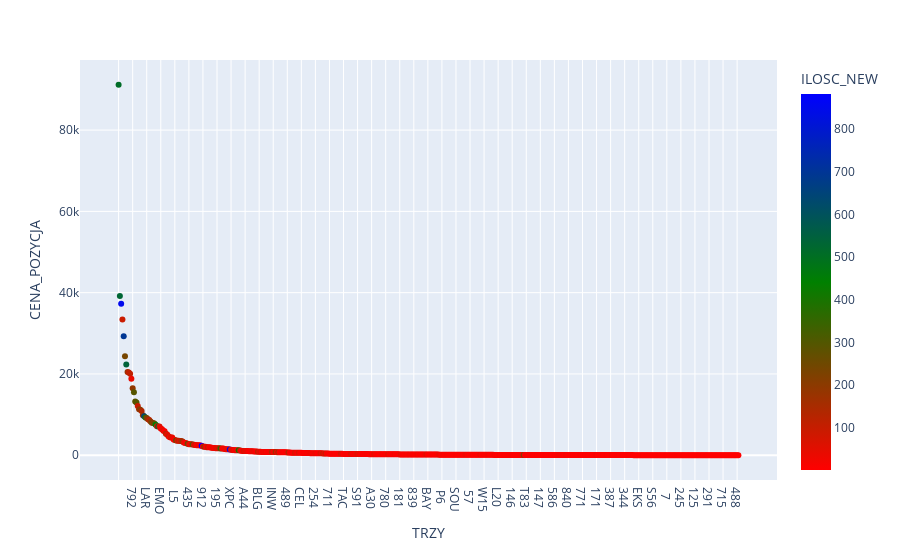

Notebook source saved alongside this figure:
### Code cell
func_plot_scatter(df_fi, {'ILOSC_NEW':'sum',
                         'CENA_POZYCJA':'sum'},
                  'TRZY',
                 df_sell,
                 'ILOSC_NEW')

### Figure 1 — Plotly figure (JSON) as saved in the notebook; plotly's stock layout.template omitted (floating-point values rounded to 4 significant figures; data arrays with more than 128 entries replaced by an {"elided": "..."} marker saying what was removed)
{"data": [{"customdata": {"elided": "486x1 float values"}, "hovertemplate": "<b>%{hovertext}</b><br><br>TRZY=%{x}<br>CENA_POZYCJA=%{y}<br>proc=%{customdata[0]}<br>ILOSC_NEW=%{marker.color}<extra></extra>", "hovertext": {"elided": "486 str values"}, "legendgroup": "", "marker": {"color": {"elided": "486 float values"}, "coloraxis": "coloraxis", "symbol": "circle"}, "mode": "markers", "name": "", "orientation": "v", "showlegend": false, "textposition": "top center", "texttemplate": "%{text:.2s}", "type": "scatter", "x": {"elided": "486 str values"}, "xaxis": "x", "y": {"elided": "486 float values"}, "yaxis": "y"}], "layout": {"autosize": true, "coloraxis": {"colorbar": {"title": {"text": "ILOSC_NEW"}}, "colorscale": [[0, "red"], [0.5, "green"], [1, "blue"]]}, "hovermode": "x", "legend": {"tracegroupgap": 0}, "margin": {"t": 60}, "xaxis": {"anchor": "y", "autorange": true, "domain": [0, 1], "range": [-28.27, 513.3], "title": {"text": "TRZY"}, "type": "category"}, "yaxis": {"anchor": "x", "autorange": true, "domain": [0, 1], "range": [-5999.0, 97160.0], "title": {"text": "CENA_POZYCJA"}, "type": "linear"}}}
